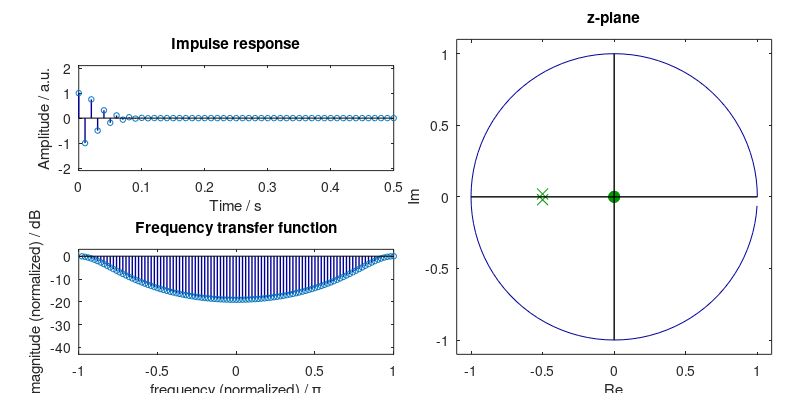

This figure's MATLAB source: (Note: this script raises an error after producing the figure.)
clear all;
close all;

nr_steps = 50;
increment = 1/50;

% signal parameters
fs = 100;
T = 1;

t = 0:1/fs:T-1/fs;
f_pos = 0:1/T:fs/2;
f_all = [f_pos -f_pos(end-1:-1:2)];

% plotting stuff
cols = [0 0 .6; .6 0 0; 0 .6 0];
f_width = 8/20;
f_height = 8/10;
lw = 1;
ms = 4;

path2pic = ['..' filesep 'pics' filesep 'lecture9-movie-zplane-tf-moving-poles' filesep];


% set impulse response
%sig = [ones(1,order_rs) zeros(1,fs*T-order_rs)];


figure
set(gcf,'paperunits','centimeters','Paperposition',[0 0 20 10])

for k=1:nr_steps

zero_s = [-1/2 (increment*k); -1/2 -(increment*k)];
zero_s_Z = [-1/2+j*(increment*k); -1/2-j*(increment*k)];
poles = [0 0; 0 0];
poles_Z = [0; 0];

% get the impulse response
%hsos = zp2sos(zero_s_Z,poles_Z,1);
hsos = zp2sos(poles_Z,zero_s_Z,1);
sig = [hsos(1:3) zeros(1,fs*T-3)];

imp = filter(1,poly(zero_s_Z'),[1; zeros(fs*T-1,1)]);


%sig(1:4)

% get transfer function of running sum
Y = fft(imp);
Y_mag = 20*log10(abs(Y)/max(abs(Y)));

xpos = cos(2*pi*f_all/fs);
ypos = sin(2*pi*f_all/fs);


    if k==1
        

    axes('Position',[.1 .1+f_height*(1+.5-1/3)/2 f_width f_height/3])
    %axis square
    himp = stem(t,imp,'o','Color',cols(1,:));
    %hYp = plot(f_all(k)/max(f_all),Y_mag(k),'s','Color',cols(2,:),'Markerfacecolor',cols(2,:))
    
    xlabel('Time / s')
    ylabel('Amplitude / a.u.')
    
    xlim([0 .5])
    ylim([-2.1 2.1])
    
    title('Impulse response')
    
    axes('Position',[.1 .1 f_width f_height/3])
    %axis square
    hY = stem(f_all/max(f_all),Y_mag(1:length(f_all)),'o','Color',cols(1,:)); hold on
    %hYp = plot(f_all(k)/max(f_all),Y_mag(k),'s','Color',cols(2,:),'Markerfacecolor',cols(2,:))
    
    xlabel('frequency (normalized) / \pi')
    ylabel('magnitude (normalized) / dB')
    
    xlim([-1 1])
    ylim([-43 3])
    
    title('Frequency transfer function')
     
    
    axes('Position',[.18+f_width .1 f_width f_height])
    axis square
    hpz = plot(xpos,ypos,'Color',cols(1,:)); hold on;
    %hpzp = plot(xpos(k),ypos(k),'s','Color',cols(2,:),'Markerfacecolor',cols(2,:));

    xlim([-1.1 1.1])
    ylim([-1.1 1.1])
    
    hpo1 = plot(poles(1,1),poles(1,2),'o','Markersize',2*ms,'Color',cols(3,:),'Markerfacecolor',cols(3,:));
    hpo2 = plot(poles(2,1),poles(2,2),'o','Markersize',2*ms,'Color',cols(3,:),'Markerfacecolor',cols(3,:));
    hz1 = plot(zero_s(1,1),zero_s(1,2),'x','Markersize',2*ms,'Color',cols(3,:),'Markerfacecolor',cols(3,:)),
    hz2 = plot(zero_s(1,1),zero_s(2,2),'x','Markersize',2*ms,'Color',cols(3,:),'Markerfacecolor',cols(3,:));
    
    %hlp = line([0 xpos(k)],[0 ypos(k)],'Color',cols(2,:),'Linewidth',lw)
    hl1 = line([0 0],[-1 1],'Color','k')
    hl2 = line([-1 1],[0 0],'Color','k')
    
    xlabel('Re')
    ylabel('Im')
    
    title('z-plane')
    
    set([hY hl1 hl2 himp],'Linewidth',lw,'Markersize',ms);    
    %set([hYp hpz],'Linewidth',1.5*lw,'Markersize',1.5*ms);
      
    else
    %set(hYp,'Xdata',f_all(k)/max(f_all),'Ydata',Y_mag(k));
    %set(hpzp,'Xdata',xpos(k),'Ydata',ypos(k));
    %set(hlp,'Xdata',[0 xpos(k)],'Ydata',[0 ypos(k)]);
    set(himp,'Xdata',t,'Ydata',imp)
    set(hY,'Ydata',Y_mag(1:length(f_all)))
    set(hz1,'Xdata',zero_s(1,1),'Ydata',zero_s(1,2));
    set(hz2,'Xdata',zero_s(2,1),'Ydata',zero_s(2,2));
    set(hpo1,'Xdata',poles(1,1),'Ydata',poles(1,2));
    set(hpo2,'Xdata',poles(2,1),'Ydata',poles(2,2));
    end
    
    filename = [path2pic 'lecture9_zplane_tf_movingpoles_frame_' num2str(k) '.eps'];
    save2pdf_and_crop(filename);
%    pause(.2)
end


%plot(xpos,ypos,'o')